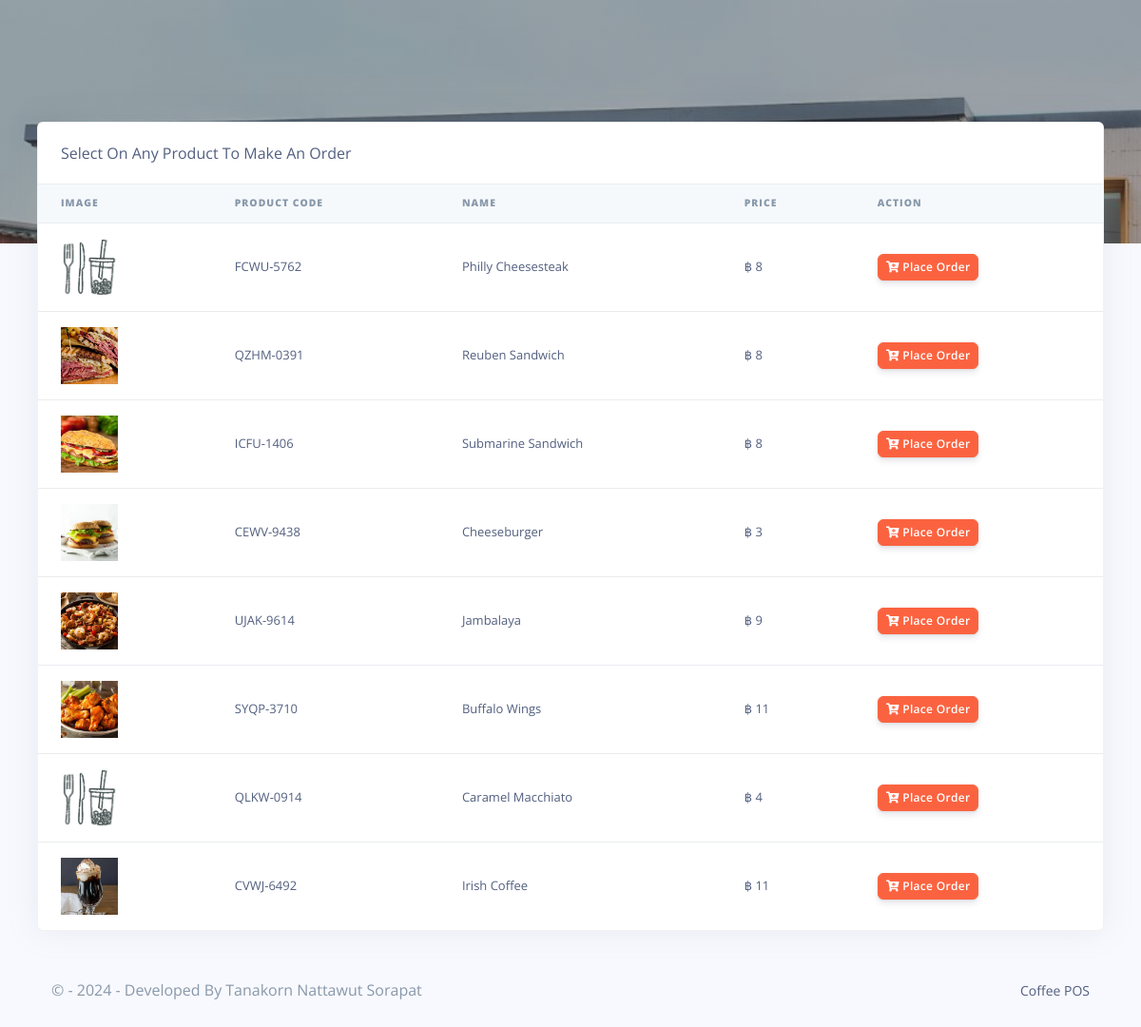
Page /Restro/admin/orders.php (signed in) on the committed database.
### tables this page shows
CREATE TABLE `rpos_products` (
  `prod_id` varchar(200) NOT NULL,
  `prod_code` varchar(200) NOT NULL,
  `prod_name` varchar(200) NOT NULL,
  `prod_img` varchar(200) NOT NULL,
  `prod_desc` longtext NOT NULL,
  `prod_price` varchar(200) NOT NULL,
  `created_at` timestamp(6) NOT NULL DEFAULT current_timestamp(6) ON UPDATE current_timestamp(6)
);

### Restro/admin/orders.php (the view, shortened to what this page needs)
<?php
include('config/config.php');
require_once('partials/_head.php');
?>
<body>
  <div class="main-content">
    <div class="container-fluid mt--8">
      <div class="row">
        <div class="col">
          <div class="card shadow">
            <div class="card-header border-0">
              Select On Any Product To Make An Order
            </div>
            <div class="table-responsive">
              <table class="table align-items-center table-flush">
                <thead class="thead-light">
                  <tr>
                    <th scope="col"><b>Image</b></th>
                    <th scope="col"><b>Product Code</b></th>
                    <th scope="col"><b>Name</b></th>
                    <th scope="col"><b>Price</b></th>
                    <th scope="col"><b>Action</b></th>
                  </tr>
                </thead>
                <tbody>
                  <?php
                  $ret = "SELECT * FROM  rpos_products ";
                  $stmt = $mysqli->prepare($ret);
                  $stmt->execute();
                  $res = $stmt->get_result();
                  while ($prod = $res->fetch_object()) {
                  ?>
                    <tr>
                      <td>
                        <?php
                        if ($prod->prod_img) {
                          echo "<img src='assets/img/products/$prod->prod_img' height='60' width='60 class='img-thumbnail'>";
                        } else {
                          echo "<img src='assets/img/products/default.jpg' height='60' width='60 class='img-thumbnail'>";
                        }
                        ?>
                      </td>
                      <td><?php echo $prod->prod_code; ?></td>
                      <td><?php echo $prod->prod_name; ?></td>
                      <td>฿ <?php echo $prod->prod_price; ?></td>
                      <td>
                        <a href="make_oder.php?prod_id=<?php echo $prod->prod_id; ?>&prod_name=<?php echo $prod->prod_name; ?>&prod_price=<?php echo $prod->prod_price; ?>">
                          <button class="btn btn-sm btn-warning">
                            <i class="fas fa-cart-plus"></i>
                            Place Order
                          </button>
                        </a>
                      </td>
                    </tr>
                  <?php } ?>
                </tbody>
              </table>
            </div>
          </div>
        </div>
      </div>
      <?php
      require_once('partials/_footer.php');
      ?>
    </div>
  </div>
</body>
</html>

### rows in the picture
rpos_products: prod_code "FCWU-5762", prod_name "Philly Cheesesteak", prod_price "8"
rpos_products: prod_img (picture), prod_code "QZHM-0391", prod_name "Reuben Sandwich", prod_price "8"
rpos_products: prod_img (picture), prod_code "ICFU-1406", prod_name "Submarine Sandwich", prod_price "8"
rpos_products: prod_img (picture), prod_code "CEWV-9438", prod_name "Cheeseburger", prod_price "3"
rpos_products: prod_img (picture), prod_code "UJAK-9614", prod_name "Jambalaya", prod_price "9"
rpos_products: prod_img (picture), prod_code "SYQP-3710", prod_name "Buffalo Wings", prod_price "11"
rpos_products: prod_code "QLKW-0914", prod_name "Caramel Macchiato", prod_price "4"
rpos_products: prod_img (picture), prod_code "CVWJ-6492", prod_name "Irish Coffee", prod_price "11"
